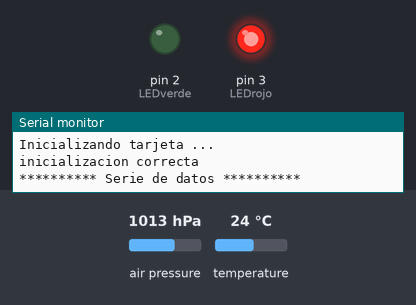
Recording of a sketch running on a simulated Arduino Uno, built with avr-gcc and run on an emulated ATmega328P. Parts: output pins drawn as LEDs (lit = HIGH), the last lines printed to the serial monitor. Wiring (inferred from the names in the program): BMP180 pressure sensor at I2C address 0x77. Inputs (shaded band) come from the test bench; at power-on: air pressure 1013 hPa, temperature 24 °C. Storage starts empty.

Above: at 0.1 s.
At 30.6 s:
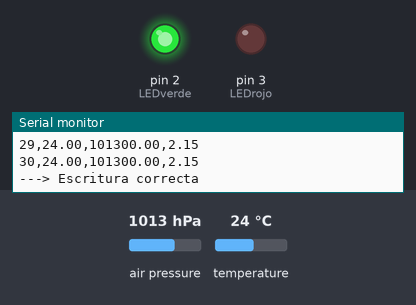
At 35.6 s:
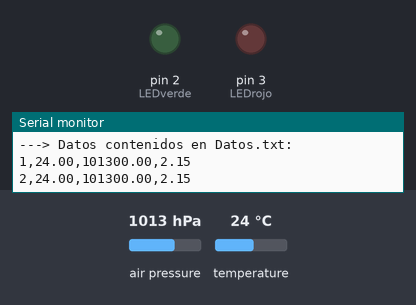
Timing chart, 0 to 37.1 s (numbered marks = the images above):
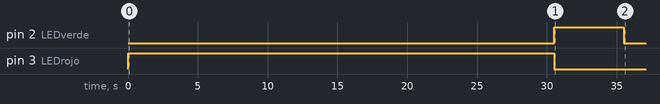

The sketch:

Integracion-IMU-SD.ino
```cpp
//Conexiones Módulo MicroSD
//   GND ---> GND
//    5V ---> Vcc
//   D12 ---> MISO
//   D11 ---> MOSI
//   D13 ---> SCK
//   D10 ---> CS

//Conexiones IMU: GY-80
//  3.3V ---> Vcc
//   GND ---> GND
//    A5 ---> SCL
//    A4 ---> SDA

int LEDverde = 2;
int LEDrojo = 3;

//================================================================================================================================================================================================
//======================================================================================== BMP085 ==============================================================================================
//================================================================================================================================================================================================

#include <Wire.h> //Libreria
#define BMP085_ADDRESS 0x77 //Dirección I2C del BMP085
const unsigned char OSS = 0; //Configuración de sobremuestreo
//Valores de calibración
int ac1;
int ac2;
int ac3;
unsigned int ac4;
unsigned int ac5;
unsigned int ac6;
int b1;
int b2;
int mb;
int mc;
int md;
//Valores para la formula barométrica
float Po = 101325; //Presión al nivel del mar [Pa]
float M = 0.02896; //Masa molar del aire [kg/mol]
float T; //Temperatura en grados kelvin
float R = 8.3143; //Constante universal de los gases [(N*m)/(mol*K)]
float g = 9.807; //Aceleración gravitacional [m/s^2]
//b5 es calculada en bmp085GetTemperature(...), esta variable se utiliza también en
//bmp085GetPressure(...) por lo tanto ...Temperature(...) deberá llamarse antes
//de ...Pressure(...)
long b5;

//================================================================================================================================================================================================
//===================================================================================== Módulo Micro SD ========================================================================================
//================================================================================================================================================================================================

#include <SPI.h>    // incluye libreria interfaz SPI
#include <SD.h>     // incluye libreria para tarjetas SD
#define SSpin 10    // Slave Select en pin digital 10
File archivo;     // objeto archivo del tipo File

void setup() {
  Serial.begin(9600);
  Wire.begin();
  bmp085Calibration();

  pinMode(LEDverde, OUTPUT);
  pinMode(LEDrojo, OUTPUT);
  digitalWrite(LEDverde, LOW);
  digitalWrite(LEDrojo, LOW);

  //Conexión con el módulo micro SD
  Serial.println("Inicializando tarjeta ...");
  if (!SD.begin(SSpin)) {
    Serial.println("Fallo en inicializacion !");
    return;
  }
  Serial.println("inicializacion correcta");

  //Escritura de los datos en la micro SD
  archivo = SD.open("datos.txt", FILE_WRITE);
  if (archivo) {
    Serial.println("********** Serie de datos **********");

    digitalWrite(LEDrojo,HIGH);

    for (int i = 1; i < 31; i++){
      float temperature = bmp085GetTemperature(bmp085ReadUT());
      float pressure = bmp085GetPressure(bmp085ReadUP());
      float altura = altitud(pressure, temperature);

      archivo.print(i);
      archivo.print(",");
      archivo.print(temperature);
      archivo.print(",");
      archivo.print(pressure);
      archivo.print(",");
      archivo.println(altura);

      Serial.print(i);
      Serial.print(",");
      Serial.print(temperature);
      Serial.print(",");
      Serial.print(pressure);
      Serial.print(",");
      Serial.println(altura);

      //Tarda 1 segundo
      delay(1000);
    }

    digitalWrite(LEDrojo,LOW);
    archivo.close();
    digitalWrite(LEDverde, HIGH);
    Serial.println("---> Escritura correcta");
    delay(5000);
  }
  else {
    Serial.println("Error en apertura de datos.txt");
  }

  digitalWrite(LEDverde, LOW);

  //Lectura de los datos de la micro SD
  archivo = SD.open("datos.txt");
  if (archivo) {
    Serial.println("---> Datos contenidos en Datos.txt:");
    while (archivo.available()) {
      Serial.write(archivo.read());
    }
    archivo.close();
  }
  else {
    Serial.println("error en la apertura de prueba.txt");
  }
}

void loop() {
  //Nada por aquí

}

//*********************************************************************************************************************************************************************************************
//************************************************************************************* Métodos BMP085 ****************************************************************************************
//*********************************************************************************************************************************************************************************************

//Almacena todos los valores de calibración del BMP085 en variables globales
//Valores de calibración son requeridos para calcular temperatura y presión
//Esta función deberá ser llamada en el inicio del programa
void bmp085Calibration(){
  ac1 = bmp085ReadInt(0xAA);
  ac2 = bmp085ReadInt(0xAC);
  ac3 = bmp085ReadInt(0xAE);
  ac4 = bmp085ReadInt(0xB0);
  ac5 = bmp085ReadInt(0xB2);
  ac6 = bmp085ReadInt(0xB4);
  b1 = bmp085ReadInt(0xB6);
  b2 = bmp085ReadInt(0xB8);
  mb = bmp085ReadInt(0xBA);
  mc = bmp085ReadInt(0xBC);
  md = bmp085ReadInt(0xBE);
}

//Calcular temperatura en [ºC]
float bmp085GetTemperature(unsigned int ut){
  long x1,x2;
  x1 = (((long)ut - (long)ac6)*(long)ac5) >> 15;
  x2 = ((long)mc << 11)/(x1+md);
  b5 = x1 + x2;
  float temp = ((b5 + 8)>>4);
  temp = temp / 10;

   return temp;
}

//Calcular presión en [Pa]
//Los valores de calibración deben conocerse
//b5 también se necesita, por lo que bmp085GetTemperature(...) debe ser llamada primero
long bmp085GetPressure(unsigned long up){
  long x1, x2, x3, b3, b6, p;
  unsigned long b4, b7;

  b6 = b5 - 4000;
  //Calcular B3
  x1 = (b2 * (b6 * b6)>>12)>>11;
  x2 = (ac2 * b6)>>11;
  x3 = x1 + x2;
  b3 = (((((long)ac1)*4 + x3)<<OSS) + 2)>>2;

  //Calcular B4
  x1 = (ac3 * b6)>>13;
  x2 = (b1 * ((b6 * b6)>>12))>>16;
  x3 = ((x1 + x2) + 2)>>2;
  b4 = (ac4 * (unsigned long)(x3 + 32768))>>15;

  //Calcular B7
  b7 = ((unsigned long)(up - b3) * (50000>>OSS));
  if(b7 < 0x80000000)
    p = (b7<<1)/b4;
  else
    p = (b7/b4)<<1;

  x1 = (p>>8) * (p>>8);
  x1 = (x1 * 3038)>>16;
  x2 = (-7357 * p)>>16;
  p += (x1 + x2 + 3791)>>4;

  long temp = p;
  return temp;
}

//Calcular altitud en [m]
float altitud(float pressure, float temperature){
  T = temperature + 273.15;
  float altitud = (log(pressure/Po))*((R*T)/(M*g))*-1;

  return altitud;
}

//Lee 1 byte desde el BMP085 en "address"
char bmp085Read(unsigned char address){
  unsigned char data;

  Wire.beginTransmission(BMP085_ADDRESS);
  Wire.write(address);
  Wire.endTransmission();

  Wire.requestFrom(BMP085_ADDRESS, 1);
  while(!Wire.available())
    ;
    return Wire.read();
}

//Lee 2 bytes desde el BMP085
//El primer byte será desde "address"
//El segundo byte será desde "address"+1
int bmp085ReadInt(unsigned char address){
  unsigned char msb, lsb;

  Wire.beginTransmission(BMP085_ADDRESS);
  Wire.write(address);
  Wire.endTransmission();

  Wire.requestFrom(BMP085_ADDRESS, 2);
  while(Wire.available()<2)
    ;
  msb = Wire.read();
  lsb = Wire.read();

  return (int) msb<<8 | lsb;
}

//Lee el valor de temperatura descompensada unsigned
int bmp085ReadUT(){
  unsigned int ut;

  // Write 0x2E into Register 0xF4
  // This requests a temperature reading
  Wire.beginTransmission(BMP085_ADDRESS);
  Wire.write(0xF4);
  Wire.write(0x2E);
  Wire.endTransmission();

  // Wait at least 4.5ms
  delay(5);

  // Read two bytes from registers 0xF6 and 0xF7
  ut = bmp085ReadInt(0xF6);
  return ut;
}

// Lee el valor de presión descompensada
unsigned long bmp085ReadUP()
{
  unsigned char msb, lsb, xlsb;
  unsigned long up = 0;

  // Write 0x34+(OSS<<6) into register 0xF4
  // Request a pressure reading w/ oversampling setting
  Wire.beginTransmission(BMP085_ADDRESS);
  Wire.write(0xF4);
  Wire.write(0x34 + (OSS<<6));
  Wire.endTransmission();

  // Wait for conversion, delay time dependent on OSS
  delay(2 + (3<<OSS));

  // Read register 0xF6 (MSB), 0xF7 (LSB), and 0xF8 (XLSB)
  Wire.beginTransmission(BMP085_ADDRESS);
  Wire.write(0xF6);
  Wire.endTransmission();
  Wire.requestFrom(BMP085_ADDRESS, 3);

  // Wait for data to become available
  while(Wire.available() < 3)
    ;
  msb = Wire.read();
  lsb = Wire.read();
  xlsb = Wire.read();

  up = (((unsigned long) msb << 16) | ((unsigned long) lsb << 8) | (unsigned long) xlsb) >> (8-OSS);

  return up;
}
```
